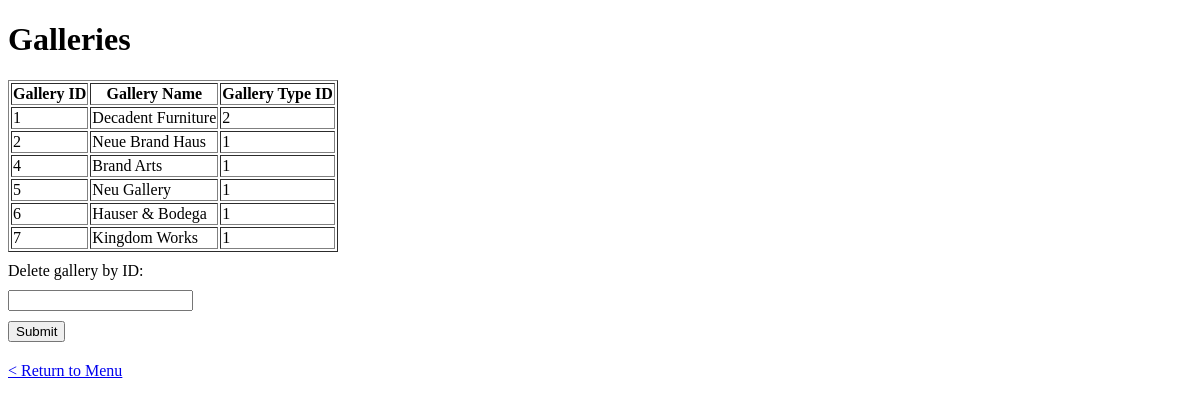
The app's page /viewgal, older data.
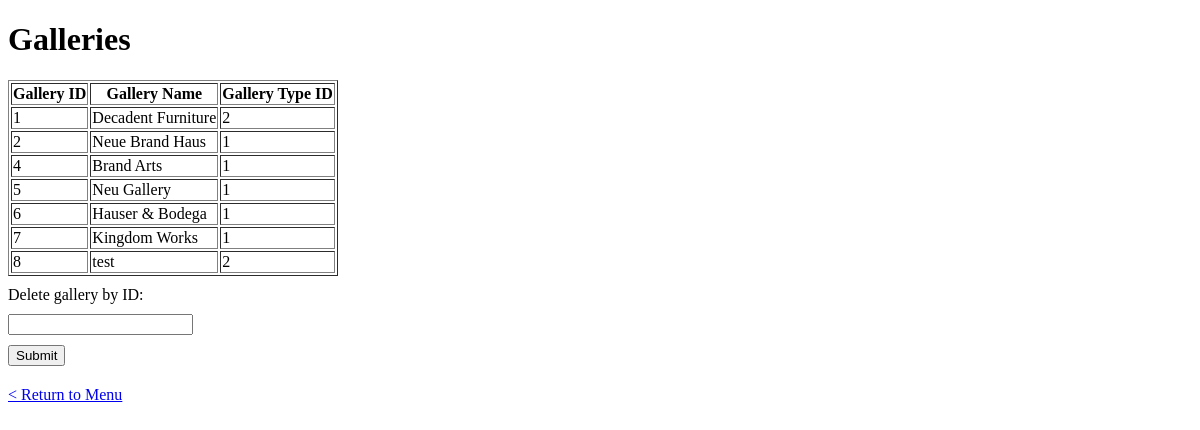
The same page, newer data.
### tables this page shows
CREATE TABLE galleryTable (
galleryID INTEGER PRIMARY KEY,
galleryName TEXT NOT NULL,
galleryTypeID INTEGER NOT NULL,
FOREIGN KEY (galleryTypeID)
REFERENCES galleryTypeTable (galleryTypeID)
);

### app.py (the view, shortened to what this page needs)
@app.route('/viewgal', methods=['GET', 'POST'])
def viewgal():
    conn = sqlite3.connect('database.db')
    cursor = conn.cursor()
    cursor.execute('SELECT * FROM galleryTable')
    rows = cursor.fetchall()
    conn.close()
    return render_template('viewgal.html', galleries=rows)

### templates/viewgal.html (shortened to what this page needs)
{% extends 'base.html' %}
{% block main %}
<h1>Galleries</h1>
    <table border="1">
        <tr>
            <th>Gallery ID</th>
            <th>Gallery Name</th>
            <th>Gallery Type ID</th>
        </tr>
        {% for gallery in galleries %}
            <tr>
                <td>{{ gallery[0] }}</td>
                <td>{{ gallery[1] }}</td>
                <td>{{ gallery[2] }}</td>
            </tr>
        {% endfor %}
    </table>
    <form id="myForm">
        <label for="input1">Delete gallery by ID:</label>
        <input type="text" id="input1" name="input1">
        <button type="submit">Submit</button>
    </form>
    <p><a href="/">< Return to Menu</a></p>
{% endblock %}

Row changes from the older to the newer data that the page shows:
added galleryTable: galleryID "8", galleryName "test", galleryTypeID "2"
